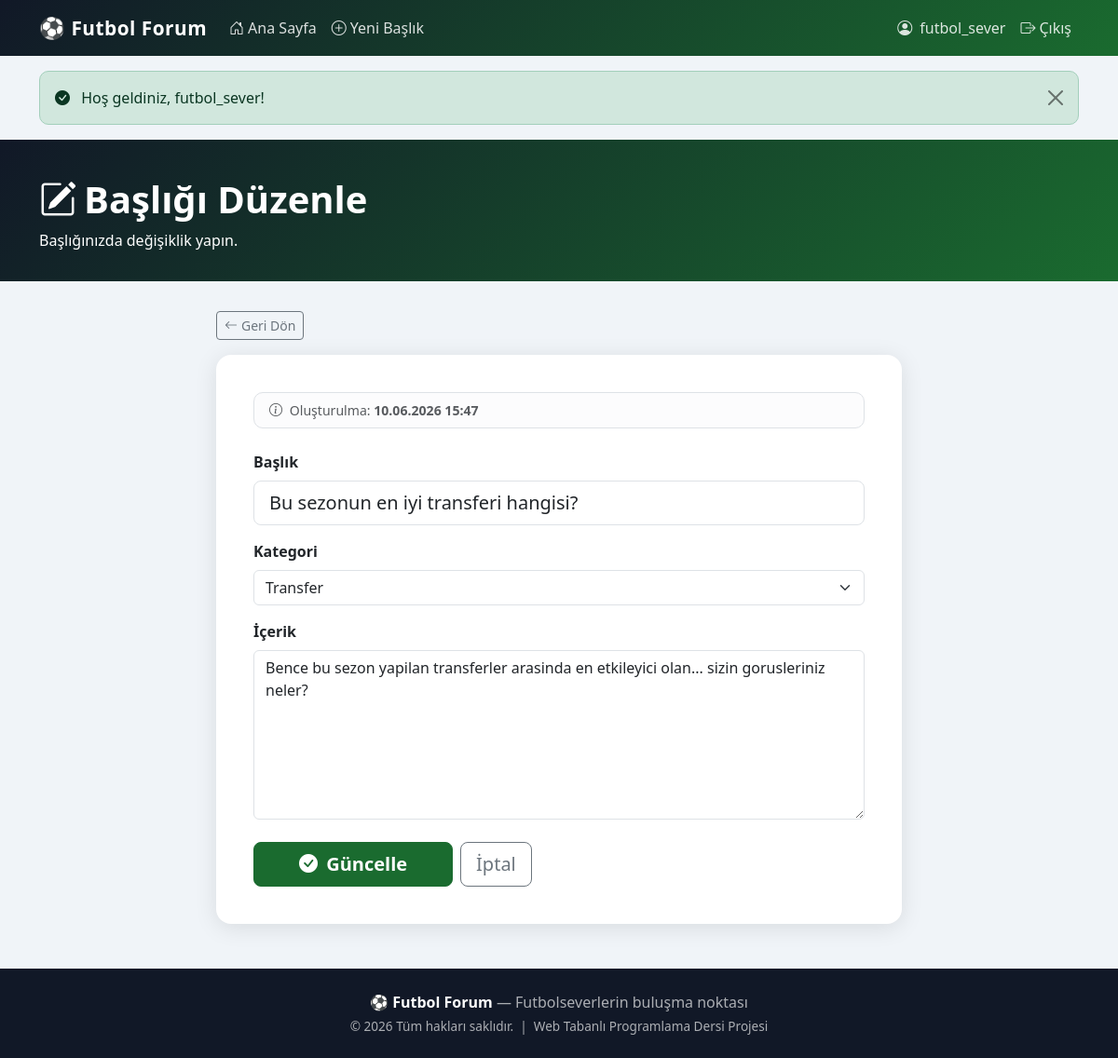
The app's page /edit.php?id=1 (signed in) with its own data.
### tables this page shows
CREATE TABLE IF NOT EXISTS posts (
    id          INT UNSIGNED    NOT NULL AUTO_INCREMENT,
    user_id     INT UNSIGNED    NOT NULL,
    title       VARCHAR(255)    NOT NULL,
    content     TEXT            NOT NULL,
    category    VARCHAR(100)    NOT NULL DEFAULT 'Genel',
    created_at  DATETIME        NOT NULL DEFAULT CURRENT_TIMESTAMP,
    updated_at  DATETIME        NOT NULL DEFAULT CURRENT_TIMESTAMP ON UPDATE CURRENT_TIMESTAMP,
    PRIMARY KEY (id),
    CONSTRAINT fk_posts_users
        FOREIGN KEY (user_id) REFERENCES users(id)
        ON DELETE CASCADE ON UPDATE CASCADE
);

### config.php (called while the page is built, shortened)
<?php
function e(string $str): string {
    return htmlspecialchars($str, ENT_QUOTES | ENT_HTML5, 'UTF-8');
}

### edit.php (the view, shortened to what this page needs)
<?php
require_once 'config.php';
$id  = (int)($_GET['id'] ?? 0);
$pdo = getDB();
$stmt = $pdo->prepare('SELECT * FROM posts WHERE id = ? LIMIT 1');
$stmt->execute([$id]);
$post = $stmt->fetch();
$availableCategories = [
    'Genel', 'Süper Lig', 'Şampiyonlar Ligi', 'Milli Takım',
    'Transfer', 'Teknik & Taktik', 'Diğer'
];
$title   = $post['title'];
$content = $post['content'];
$category= $post['category'];
require_once 'header.php';
?>
<div class="page-hero">
    <div class="container">
        <h1><i class="bi bi-pencil-square me-2"></i>Başlığı Düzenle</h1>
        <p class="mb-0">Başlığınızda değişiklik yapın.</p>
    </div>
</div>
<div class="container mb-5">
    <div class="row justify-content-center">
        <div class="col-lg-8">
            <a href="index.php" class="btn btn-outline-secondary btn-sm mb-3">
                <i class="bi bi-arrow-left me-1"></i>Geri Dön
            </a>
            <div class="card form-card p-4">
                <div class="card-body">
                    <div class="alert alert-light border mb-4 py-2 px-3" style="font-size:.88rem;">
                        <i class="bi bi-info-circle me-1 text-muted"></i>
                        <span class="text-muted">
                            Oluşturulma: <strong><?= date('d.m.Y H:i', strtotime($post['created_at'])) ?></strong>
                        </span>
                    </div>
                    <form method="post" novalidate>
                        <div class="mb-3">
                            <label for="title" class="form-label fw-semibold">Başlık</label>
                            <input type="text" id="title" name="title"
                                   class="form-control form-control-lg"
                                   value="<?= e($title) ?>"
                                   maxlength="255"
                                   required>
                        </div>
                        <div class="mb-3">
                            <label for="category" class="form-label fw-semibold">Kategori</label>
                            <select id="category" name="category" class="form-select" required>
                                <?php foreach ($availableCategories as $cat): ?>
                                    <option value="<?= e($cat) ?>"
                                        <?= ($category === $cat) ? 'selected' : '' ?>>
                                        <?= e($cat) ?>
                                    </option>
                                <?php endforeach; ?>
                            </select>
                        </div>
                        <div class="mb-4">
                            <label for="content" class="form-label fw-semibold">İçerik</label>
                            <textarea id="content" name="content"
                                      class="form-control"
                                      rows="7"
                                      required><?= e($content) ?></textarea>
                        </div>
                        <div class="d-flex gap-2">
                            <button type="submit" class="btn btn-ff-primary btn-lg px-5">
                                <i class="bi bi-check-circle-fill me-1"></i> Güncelle
                            </button>
                            <a href="index.php" class="btn btn-outline-secondary btn-lg">İptal</a>
                        </div>
                    </form>
                </div>
            </div>
        </div>
    </div>
</div>
<?php require_once 'footer.php'; ?>

### header.php (style rules this page uses)
:root { --ff-green: #1a6b2f; --ff-green-light: #238a3d; --ff-gold: #f5a623; --ff-dark: #111827; --ff-card-bg:#ffffff; }
body { background-color: #f0f4f8; font-family: 'Segoe UI', system-ui, sans-serif; }
.page-hero { background: linear-gradient(135deg, var(--ff-dark) 0%, var(--ff-green) 100%); color: #fff; padding: 2.5rem 0 2rem; margin-bottom: 2rem; }
.page-hero h1 { font-weight: 700; }
.btn-ff-primary { background: var(--ff-green); border-color: var(--ff-green); color: #fff; font-weight: 600; }
.form-card { border: none; border-radius: 16px; box-shadow: 0 4px 24px rgba(0,0,0,.10); }
.alert { border-radius: 10px; }

### records on screen
posts: created_at "10.06.2026 15:47", title "Bu sezonun en iyi transferi hangisi?", content "Bence bu sezon yapilan transferler arasinda en etkileyici olan... sizin gorusleriniz neler?"

### other values on screen
SITE_NAME "Futbol Forum"
$_SESSION['username'] "futbol_sever"
$_SESSION['flash_success'] "Hoş geldiniz, futbol_sever!"
form field category "Transfer"
